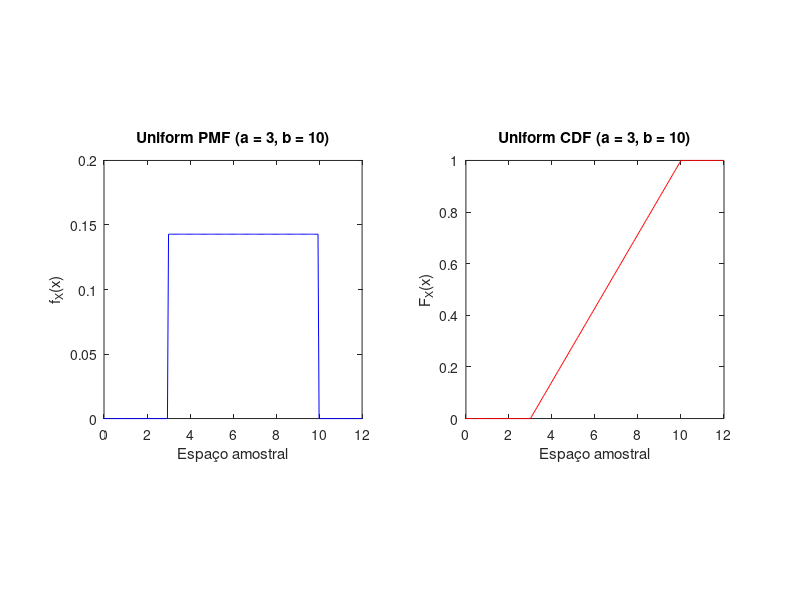

The MATLAB source for this figure:
clear all clf clf

% Função para calcular a função de densidade de probabilidade (pdf) de uma variável aleatória uniform
function f=uniformpdf(a,b,x)
  % input : minimo a, maximo b e vetor de amostras x
  % output: vetor f, onde y_i = fx(x_i) (uniform pdf de x)

  % variavel aleatoria uniform de acordo com x
  f=((x>=a) & (x<b))/(b-a);
endfunction

% Função para calcular a função de distribuição cumulativa (cdf) de uma variável aleatória uniform
function F=uniformcdf(a,b,x)
  % input : minimo a, maximo b e vetor de amostras x

  F = 1/2 * (abs(a-b) + abs(a-x) - abs(b-x))/(abs(a-b));
endfunction


% Função para calcular o valor esperado de uma variável aleatória uniforme
function E = expectedValue(a, b)
  E = (b+a)/2;
endfunction

% Espaço amostral e parâmetros
a = 3;    % minimo
b = 10;   % maximo
x = 0:0.05:12;

% Cálculo da PMF e CDF
px = uniformpdf(a, b, x);
fx = uniformcdf(a, b, x);

% Valor esperado
E = expectedValue(a, b)

% Plot da PMF
figure(1);
subplot(1,2,1);
plot(x, px, 'b-');
title('Uniform PMF (a = 3, b = 10)');
xlabel("Espaço amostral");
ylabel('f_X(x)');
axis square

% Plot da CDF
figure(1);
subplot(1,2,2);
plot(x, fx, 'r-');
title('Uniform CDF (a = 3, b = 10)');
xlabel("Espaço amostral");
ylabel("F_X(x)");
axis square
